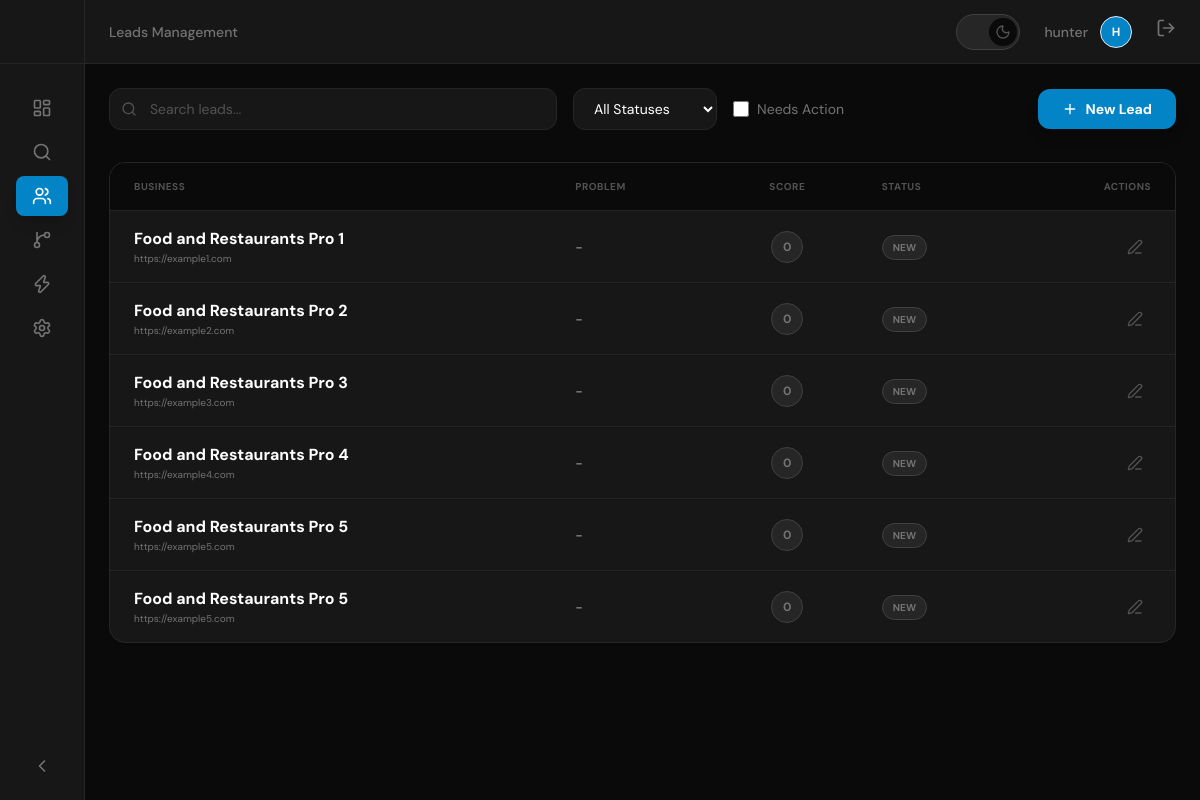
Screenshot of /dashboard/leads/ (signed in) with the database file from the repository.
### leads/models.py (models this page shows, shortened)
class Lead(models.Model):
    TONE_CHOICES = [
        ('professional', 'Professional'),
        ('casual', 'Casual'),
        ('direct', 'Direct'),
        ('empathetic', 'Empathetic'),
    ]
    STATUS_CHOICES = [
        ('new', 'New'),
        ('contacted', 'Contacted'),
        ('replied', 'Replied'),
        ('proposal', 'Proposal Sent'),
        ('closed', 'Closed'),
    ]
    business_name = models.CharField(max_length=255)
    contact_name = models.CharField(max_length=255, blank=True)
    email = models.EmailField(blank=True)
    phone = models.CharField(max_length=20, blank=True)
    website = models.URLField(blank=True)
    instagram = models.URLField(blank=True)
    problem = models.TextField(blank=True)
    score = models.IntegerField(default=0)
    tone = models.CharField(max_length=20, choices=TONE_CHOICES, default='professional')
    offer = models.TextField(blank=True)
    evidence_note = models.TextField(blank=True)
    status = models.CharField(max_length=20, choices=STATUS_CHOICES, default='new')
    created_at = models.DateTimeField(auto_now_add=True)
    last_contacted = models.DateTimeField(null=True, blank=True)
    next_follow_up = models.DateField(null=True, blank=True)
    class Meta:
        ordering = ['-created_at']

### leads/views.py (the view)
# urls.py: path('leads/', views.lead_list, name='lead-list'),
@login_required
def lead_list(request):
    search = request.GET.get('search', '')
    status = request.GET.get('status', '')
    needs_action = request.GET.get('needs_action', '')
    leads = Lead.objects.all()
    if search:
        leads = leads.filter(
            Q(business_name__icontains=search) |
            Q(problem__icontains=search)
        )
    if status:
        leads = leads.filter(status=status)
    if needs_action == 'true':
        today = timezone.now().date()
        leads = leads.filter(
            Q(status='new') | Q(next_follow_up=today)
        )
    context = {
        'leads': leads,
        'status_choices': Lead.STATUS_CHOICES,
        'search': search,
        'selected_status': status,
        'needs_action': needs_action == 'true',
    }
    if request.headers.get('HX-Request'):
        return render(request, 'leads/partials/lead_list_table.html', context)
    return render(request, 'leads/leads_list.html', context)

### leads/templates/leads/leads_list.html (shortened to what this page needs)
{% extends "base.html" %}
{% block header_title %}Leads Management{% endblock %}
{% block content %}
<div class="mb-8 flex flex-col md:flex-row md:items-center justify-between gap-4">
    <div class="flex flex-1 items-center gap-4">
        <div class="relative flex-1 max-w-md">
            <i data-lucide="search" class="absolute left-3 top-1/2 -translate-y-1/2 w-4 h-4 text-surface-400"></i>
            <input type="text" name="search" placeholder="Search leads..."
                   class="w-full bg-surface-100 border border-surface-200 rounded-xl py-2.5 pl-10 pr-4 text-sm focus:outline-none focus:ring-2 focus:ring-primary-500/20 focus:border-primary-500 transition-all text-surface-950 placeholder:text-surface-400"
                   hx-get="{% url 'leads:lead-list' %}"
                   hx-trigger="keyup changed delay:500ms"
                   hx-target="#leads-table-container"
                   hx-include="[name='status'], [name='needs_action']">
        </div>
        <select name="status"
                class="bg-surface-100 border border-surface-200 rounded-xl py-2.5 px-4 text-sm focus:outline-none focus:ring-2 focus:ring-primary-500/20 focus:border-primary-500 transition-all text-surface-950"
                hx-get="{% url 'leads:lead-list' %}"
                hx-target="#leads-table-container"
                hx-include="[name='search'], [name='needs_action']">
            <option value="">All Statuses</option>
        </select>
        <label class="flex items-center gap-2 cursor-pointer group">
            <input type="checkbox" name="needs_action" value="true"
                   class="w-4 h-4 rounded border-surface-300 bg-surface-100 text-primary-600 focus:ring-0 focus:ring-offset-0">
            <span class="text-sm text-surface-500 group-hover:text-surface-950 transition-colors">Needs Action</span>
        </label>
    </div>
    <button hx-get="{% url 'leads:lead-create' %}" hx-target="#modal-content"
            class="bg-primary-600 text-white hover:bg-primary-500 px-6 py-2.5 rounded-xl text-sm font-bold flex items-center transition-all shadow-lg shadow-primary-600/20">
        <i data-lucide="plus" class="w-4 h-4 mr-2"></i>
        New Lead
    </button>
</div>
<div id="leads-table-container" hx-trigger="leadsChanged from:body" hx-get="{% url 'leads:lead-list' %}" hx-target="this">
    {% include "leads/partials/lead_list_table.html" %}
</div>
{% endblock %}

### templates/base.html (shortened to what this page needs)
<!DOCTYPE html>
<html lang="en" class="dark">
<head>
    <script src="https://cdn.tailwindcss.com"></script>
</head>
<body class="bg-surface-50 text-surface-900 font-sans transition-colors duration-300" hx-headers='{"X-CSRFToken": "{{ csrf_token }}"}'>
    <div class="flex h-screen overflow-hidden" x-data="{ sidebarOpen: false, sidebarCollapsed: $persist(false).as('sidebarCollapsed') }">
        <aside class="fixed inset-y-0 left-0 z-50 bg-surface-100 border-r border-surface-200 transform transition-all duration-300 ease-in-out md:relative md:translate-x-0 sidebar-transition"
               :class="{
                   'translate-x-0': sidebarOpen,
                   '-translate-x-full': !sidebarOpen,
                   'w-64': !sidebarCollapsed,
                   'w-20': sidebarCollapsed
               }">
            <div class="flex items-center h-16 px-6 border-b border-surface-200" :class="sidebarCollapsed ? 'justify-center' : 'justify-between'">
            </div>
            <nav class="mt-6 px-4 space-y-1">
                <a href="{% url 'leads:dashboard' %}" class="flex items-center px-4 py-2.5 text-sm font-medium rounded-lg transition-all group {% if request.resolver_match.url_name == 'dashboard' %}bg-primary-600 text-white shadow-lg shadow-primary-600/20{% else %}text-surface-500 hover:text-surface-950 hover:bg-surface-200{% endif %}" :title="sidebarCollapsed ? 'Dashboard' : ''">
                    <i data-lucide="layout-dashboard" class="w-5 h-5 shrink-0" :class="sidebarCollapsed ? 'mr-0' : 'mr-3'"></i>
                </a>
                <a href="{% url 'leads:scraper-dashboard' %}" class="flex items-center px-4 py-2.5 text-sm font-medium rounded-lg transition-all group {% if request.resolver_match.url_name == 'scraper-dashboard' %}bg-primary-600 text-white shadow-lg shadow-primary-600/20{% else %}text-surface-500 hover:text-surface-950 hover:bg-surface-200{% endif %}" :title="sidebarCollapsed ? 'Scraper' : ''">
                    <i data-lucide="search" class="w-5 h-5 shrink-0" :class="sidebarCollapsed ? 'mr-0' : 'mr-3'"></i>
                </a>
                <a href="{% url 'leads:lead-list' %}" class="flex items-center px-4 py-2.5 text-sm font-medium rounded-lg transition-all group {% if request.resolver_match.url_name == 'lead-list' %}bg-primary-600 text-white shadow-lg shadow-primary-600/20{% else %}text-surface-500 hover:text-surface-950 hover:bg-surface-200{% endif %}" :title="sidebarCollapsed ? 'Leads' : ''">
                    <i data-lucide="users" class="w-5 h-5 shrink-0" :class="sidebarCollapsed ? 'mr-0' : 'mr-3'"></i>
                </a>
                <a href="{% url 'leads:pipeline' %}" class="flex items-center px-4 py-2.5 text-sm font-medium rounded-lg transition-all group {% if request.resolver_match.url_name == 'pipeline' %}bg-primary-600 text-white shadow-lg shadow-primary-600/20{% else %}text-surface-500 hover:text-surface-950 hover:bg-surface-200{% endif %}" :title="sidebarCollapsed ? 'Pipeline' : ''">
                    <i data-lucide="git-branch" class="w-5 h-5 shrink-0" :class="sidebarCollapsed ? 'mr-0' : 'mr-3'"></i>
                </a>
                <a href="{% url 'leads:automation-dashboard' %}" class="flex items-center px-4 py-2.5 text-sm font-medium rounded-lg transition-all group {% if request.resolver_match.url_name == 'automation-dashboard' %}bg-primary-600 text-white shadow-lg shadow-primary-600/20{% else %}text-surface-500 hover:text-surface-950 hover:bg-surface-200{% endif %}" :title="sidebarCollapsed ? 'Automation' : ''">
                    <i data-lucide="zap" class="w-5 h-5 shrink-0" :class="sidebarCollapsed ? 'mr-0' : 'mr-3'"></i>
                </a>
                <a href="{% url 'leads:settings' %}" class="flex items-center px-4 py-2.5 text-sm font-medium rounded-lg transition-all group {% if request.resolver_match.url_name == 'settings' %}bg-primary-600 text-white shadow-lg shadow-primary-600/20{% else %}text-surface-500 hover:text-surface-950 hover:bg-surface-200{% endif %}" :title="sidebarCollapsed ? 'Settings' : ''">
                    <i data-lucide="settings" class="w-5 h-5 shrink-0" :class="sidebarCollapsed ? 'mr-0' : 'mr-3'"></i>
                </a>
                <a href="{% url 'resumes:resume-list' %}" class="flex items-center px-4 py-2.5 text-sm font-medium rounded-lg transition-all group {% if 'resumes' in request.path %}bg-primary-600 text-white shadow-lg shadow-primary-600/20{% else %}text-surface-500 hover:text-surface-950 hover:bg-surface-200{% endif %}" :title="sidebarCollapsed ? 'Resumes' : ''>
                    <i data-lucide="file-text" class="w-5 h-5 shrink-0" :class="sidebarCollapsed ? 'mr-0' : 'mr-3'"></i>
                </a>
                <a href="{% url 'resumes:payment-list' %}" class="flex items-center px-4 py-2.5 text-sm font-medium rounded-lg transition-all group {% if 'payments' in request.path %}bg-primary-600 text-white shadow-lg shadow-primary-600/20{% else %}text-surface-500 hover:text-surface-950 hover:bg-surface-200{% endif %}" :title="sidebarCollapsed ? 'Payments' : ''>
                    <i data-lucide="credit-card" class="w-5 h-5 shrink-0" :class="sidebarCollapsed ? 'mr-0' : 'mr-3'"></i>
                </a>
            </nav>
            <div class="absolute bottom-4 left-0 w-full px-4 hidden md:block">
                <button @click="sidebarCollapsed = !sidebarCollapsed" class="flex items-center w-full px-4 py-2 text-sm font-medium text-surface-500 hover:text-surface-950 hover:bg-surface-200 rounded-lg transition-all">
                    <i data-lucide="chevron-left" class="w-5 h-5 transition-transform" :class="sidebarCollapsed ? 'rotate-180' : ''"></i>
                </button>
            </div>
        </aside>
        <div class="flex-1 flex flex-col overflow-hidden bg-surface-50">
            <header class="h-16 bg-surface-100 border-b border-surface-200 flex items-center justify-between px-6 transition-colors duration-300">
                <div class="text-sm font-medium text-surface-500">
                    {% block header_title %}Huntly{% endblock %}
                </div>
                <div class="flex items-center space-x-6">
                    <button id="theme-toggle" class="relative inline-flex h-9 w-16 items-center justify-center rounded-full bg-surface-200 border border-surface-300 transition-all duration-300 focus:outline-none">
                        <div class="absolute left-1 flex h-7 w-7 items-center justify-center rounded-full bg-surface-50 shadow-sm transition-all duration-300 transform dark:translate-x-7">
                            <i data-lucide="moon" class="w-4 h-4 hidden dark:block text-surface-400"></i>
                        </div>
                    </button>
                    <a href="{% url 'leads:profile' %}" class="flex items-center space-x-3 group">
                        <span class="text-sm text-surface-500 font-medium group-hover:text-surface-950 transition-colors">{{ user.username }}</span>
                        <div class="w-8 h-8 rounded-full bg-primary-600 border border-primary-500/20 flex items-center justify-center text-xs font-bold text-white group-hover:scale-110 transition-transform">
                            {{ user.username.0|upper }}
                        </div>
                    </a>
                    <form action="{% url 'core:logout' %}" method="post" class="inline">
                        <button type="submit" class="text-surface-500 hover:text-surface-950 transition-colors">
                            <i data-lucide="log-out" class="w-5 h-5"></i>
                        </button>
                    </form>
                </div>
            </header>
            <main class="flex-1 overflow-x-hidden overflow-y-auto bg-surface-50 p-6">
                {% block content %}{% endblock %}
            </main>
        </div>
    </div>
</body>
</html>

### leads/templates/leads/partials/lead_list_table.html (shortened to what this page needs)
<div class="bg-surface-100 border border-surface-200 rounded-2xl overflow-hidden shadow-sm">
    <table class="w-full text-left border-collapse">
        <thead>
            <tr class="border-b border-surface-200 bg-surface-50">
                <th class="px-6 py-4 text-[10px] font-bold text-surface-400 uppercase tracking-wider">Business</th>
                <th class="px-6 py-4 text-[10px] font-bold text-surface-400 uppercase tracking-wider">Problem</th>
                <th class="px-6 py-4 text-[10px] font-bold text-surface-400 uppercase tracking-wider text-center">Score</th>
                <th class="px-6 py-4 text-[10px] font-bold text-surface-400 uppercase tracking-wider">Status</th>
                <th class="px-6 py-4 text-[10px] font-bold text-surface-400 uppercase tracking-wider text-right">Actions</th>
            </tr>
        </thead>
        <tbody class="divide-y divide-surface-200">
            {% for lead in leads %}
            <tr class="hover:bg-surface-200/50 transition-colors group cursor-pointer"
                onclick="if(!event.target.closest('button') && !event.target.closest('select')) htmx.ajax('GET', '{% url 'leads:lead-detail' lead.pk %}', {target:'#modal-content'})">
                <td class="px-6 py-4">
                    <div class="font-bold text-surface-950">{{ lead.business_name }}</div>
                    <div class="text-[10px] text-surface-500">{{ lead.website|default:"" }}</div>
                </td>
                <td class="px-6 py-4">
                    <div class="text-sm text-surface-600 line-clamp-1 max-w-md">{{ lead.problem|default:"-" }}</div>
                </td>
                <td class="px-6 py-4 text-center">
                    <span class="inline-flex items-center justify-center w-8 h-8 rounded-full text-xs font-bold
                        {% if lead.score >= 80 %}bg-emerald-500/10 text-emerald-500 border border-emerald-500/20
                        {% elif lead.score >= 50 %}bg-amber-500/10 text-amber-500 border border-amber-500/20
                        {% else %}bg-surface-200 text-surface-500 border border-surface-300{% endif %}">
                        {{ lead.score }}
                    </span>
                </td>
                <td class="px-6 py-4">
                    <span class="inline-flex items-center px-2.5 py-1 rounded-full text-[10px] font-bold border
                        {% if lead.status == 'new' %}bg-surface-200 text-surface-500 border-surface-300
                        {% elif lead.status == 'contacted' %}bg-blue-500/10 text-blue-500 border-blue-500/20
                        {% elif lead.status == 'replied' %}bg-emerald-500/10 text-emerald-500 border-emerald-500/20
                        {% elif lead.status == 'proposal' %}bg-purple-500/10 text-purple-500 border-purple-500/20
                        {% elif lead.status == 'closed' %}bg-primary-600 text-white border-primary-500
                        {% endif %}">
                        {{ lead.get_status_display|upper }}
                    </span>
                </td>
                <td class="px-6 py-4 text-right">
                    <button hx-get="{% url 'leads:lead-update' lead.pk %}" hx-target="#modal-content"
                            class="p-2 text-surface-400 hover:text-primary-500 hover:bg-primary-500/10 rounded-lg transition-all">
                        <i data-lucide="edit-3" class="w-4 h-4"></i>
                    </button>
                </td>
            </tr>
            {% endfor %}
        </tbody>
    </table>
</div>

### rows the page displays
Lead: business_name "Food and Restaurants Pro 1", website "https://example1.com", problem "-", score "0", status "NEW"
Lead: business_name "Food and Restaurants Pro 2", website "https://example2.com", problem "-", score "0", status "NEW"
Lead: business_name "Food and Restaurants Pro 3", website "https://example3.com", problem "-", score "0", status "NEW"
Lead: business_name "Food and Restaurants Pro 4", website "https://example4.com", problem "-", score "0", status "NEW"
Lead: business_name "Food and Restaurants Pro 5", website "https://example5.com", problem "-", score "0", status "NEW"
Lead: business_name "Food and Restaurants Pro 5", website "https://example5.com", problem "-", score "0", status "NEW"

### other values shown
{{ user.username }} "hunter"
{{ user.username.0|upper }} "H"
